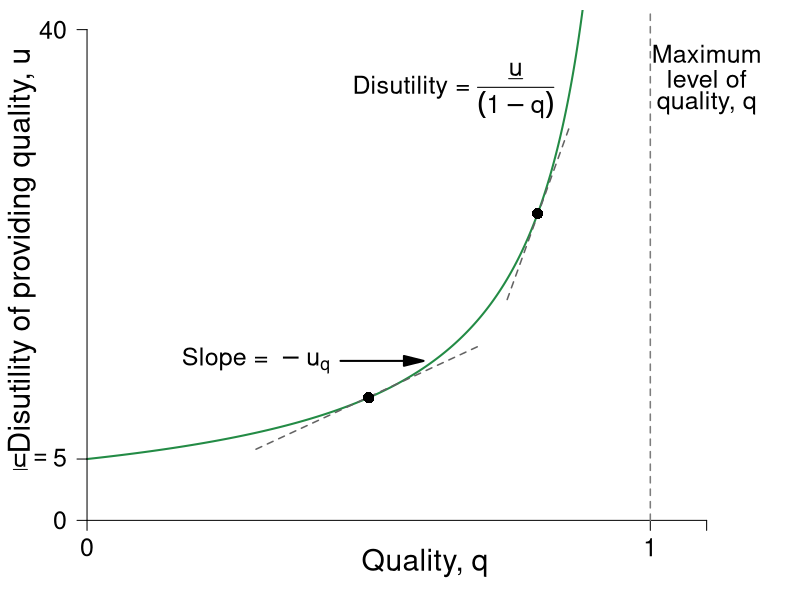

Reproduce this figure in R.
require(ggplot2)
require(shape)
require(plotrix)
pdf(file = "information_power/ch11_fig2.pdf", width = 9, height = 7)

#Set parameters for graphics
pointsize <- 1.8
axislabelsize <- 1.8
labelsize <- 1.5
namesize <- 1.8
annotatesize <- 1.5
graphlinewidth <- 2
segmentlinewidth <- 1.5

disutilityFn <- function(q, delta = 5) {
  delta /(1 - q)
}

#COL <- c("#1B9E77", "#D95F02", "#7570B3", "#E7298A", "#66A61E", "#E6AB02", "#A6761D", "#666666")
COL <- c("#238b45","#7fc97f", "#beaed4", "#fdc086", "#ffff99")
COLA <- c("#e0f3db", "#99d8c9","#66c2a4","#41ae76", "#238b45", "#005824")
COLB <- c("#c6dbef", "#4eb3d3", "#2b8cbe", "#0868ac","#084081")
COLC <- c("#fcfbfd", "#efedf5", "#dadaeb", "#bcbddc", "#9e9ac8", "#807dba", "#6a51a3", "#54278f", "#3f007d")
grays <- gray.colors(25, start = 1, end = 0)

par(mar =  c(3, 3, .5, .5))
xlims <- c(0, 1.2)
ylims <- c(0, 40)


plot(0, 0, xlim = xlims, ylim = ylims, type = "n",
     xlab = expression(paste(""), cex = axislabelsize),
     ylab = expression(paste(""), cex = axislabelsize),
     xaxt = "n", yaxt = "n", cex.lab = axislabelsize, bty = "n")

npts <- 500 
npts2 <- 501
#Specify the sequences of points for graphing. 
xx1 <- seq(xlims[1], 0.9, length.out = npts)
xx2 <- seq(xlims[1], xlims[2], length.out = npts)
xx3 <- seq(xlims[1], xlims[2], length.out = npts2)
xx4 <- seq(xlims[1], 25, length.out = npts2)

#Draw the lines for the graphs
lines(xx1, disutilityFn(xx1), col = COL[1], lwd = graphlinewidth)
#lines(xx2, solowCondition(xx2, delta = 5), col = COL[3], lwd = 4)
#lines(xx2, solowInfeas(xx2, delta = 5), col = COL[1], lwd = 4, lty = 2)

#Customize ticks and labels for the plot
ticksy <- c(0, 5, 40)
ylabels <- c(0, expression(underline(u) == 5), 40)
ticksx <- c(0, 1, 1.1)
xlabels <- c(0, 1.0, NA)

axis(1, at = ticksx, pos = 0, labels = xlabels, cex.axis = labelsize)
axis(2, at = ticksy, pos = 0, labels = ylabels, las = 1, cex.axis = labelsize)

# Axis labels 
text(0.5*xlims[2], -3.5, expression(paste("Quality, ", q)), xpd = TRUE, cex = axislabelsize) 
text(-0.115, 0.55*ylims[2], expression(paste("Disutility of providing quality, ", u)), xpd = TRUE, cex = axislabelsize, srt = 90) 

#Annotation of the  graphs
text(0.65, 35, expression(paste("Disutility = ", frac(underline("u"), (1 - q)))), cex = labelsize)

#Line for the absolute maximum quality
segments(1, 0, 1, 42, lty = 2, lwd = 1.5, col = grays[20])

#Arrow to Slope of BRF
Arrows(0.45, 13, 0.58, 13, col = "black", lty = 1, lwd = 2, arr.type = "triangle")
text(0.3, 13, expression(paste("Slope = " - u[q])), cex = labelsize)

#tangent lines
segments(0.7459, 18, 0.8559, 32, lty = 2, col = grays[22], lwd = segmentlinewidth)
segments(0.3, 5.8, 0.7, 14.3, lty = 2, col = grays[22], lwd = segmentlinewidth)

#Points for differing levels of q
points(0.8, 25, pch = 16, col = "black", cex = 1.5)
points(0.5, 10, pch = 16, col = "black", cex = 1.5)

#Text to indicate delta = 5
#text(0.2, 38, expression(paste("Disutility of effort")), cex = labelsize)
#text(0.2, 36, expression(paste("set to ", underline("u"), " = 5")), cex = labelsize)

#Text for max quality
text(1.1, 38, expression(paste("Maximum")), cex = labelsize)
text(1.1, 36, expression(paste("level of")), cex = labelsize)
text(1.1, 34, expression(paste("quality, q")), cex = labelsize)


dev.off()
